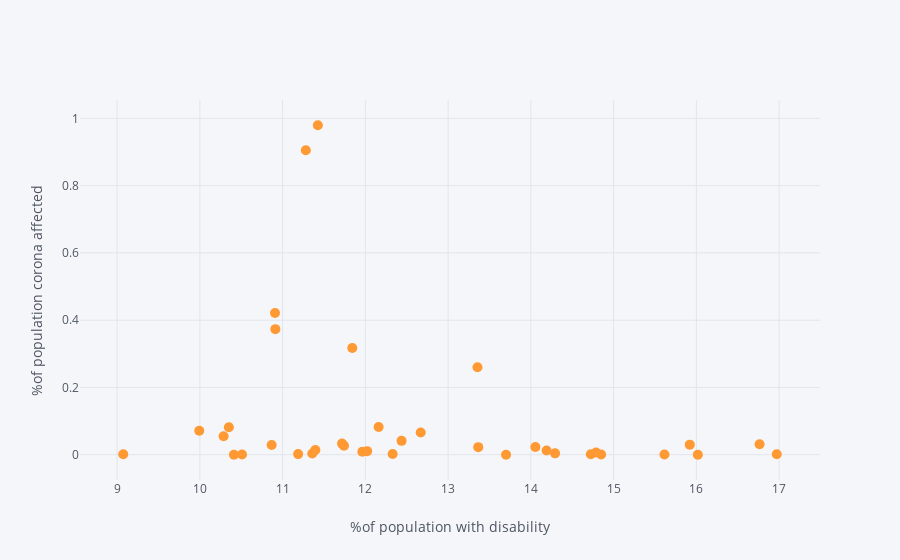

Here is the notebook cell this chart was saved with:
### Markdown cell above
# PLOTS with No. of Corona Cases as Y-axis

### Code cell
final_table.iplot(kind='scatter',x='%of population with disability',y='%of population corona affected',mode='markers',size=10,xTitle="%of population with disability",yTitle="%of population corona affected")

### Figure 1 — Plotly figure (JSON) as saved in the notebook; plotly's stock layout.template omitted (floating-point values rounded to 4 significant figures)
{"data": [{"line": {"color": "rgba(255, 153, 51, 1.0)", "dash": "solid", "shape": "linear", "width": 1.3}, "marker": {"size": 10, "symbol": "circle"}, "mode": "markers", "name": "%of population corona affected", "text": "", "type": "scatter", "uid": "06f5984e-617a-4395-a559-f8e221994128", "x": [15.92, 11.74, 12.16, 16.76, 10.35, 9.992, 10.91, 11.84, 11.28, 12.67, 11.72, 10.87, 12.44, 10.91, 13.36, 11.36, 16.97, 14.72, 15.61, 11.4, 14.05, 10.51, 16.02, 14.19, 11.19, 11.96, 12.33, 10.29, 14.85, 11.43, 10.41, 13.7, 13.36, 14.79, 9.074, 14.29, 12.02], "y": [0.03006, 0.02666, 0.08227, 0.03118, 0.08164, 0.07151, 0.3734, 0.3174, 0.9053, 0.06596, 0.03312, 0.02896, 0.04135, 0.4213, 0.02267, 0.00393, 0.001723, 0.001377, 0.0008927, 0.01423, 0.02307, 0.0006029, 0.0002016, 0.01276, 0.001913, 0.008733, 0.002353, 0.05478, 0.0005246, 0.9795, 0.0001312, 8.555e-06, 0.2601, 0.006472, 0.001372, 0.004167, 0.0107]}], "layout": {"legend": {"bgcolor": "#F5F6F9", "font": {"color": "#4D5663"}}, "paper_bgcolor": "#F5F6F9", "plot_bgcolor": "#F5F6F9", "title": {"font": {"color": "#4D5663"}}, "xaxis": {"gridcolor": "#E1E5ED", "showgrid": true, "tickfont": {"color": "#4D5663"}, "title": {"font": {"color": "#4D5663"}, "text": "%of population with disability"}, "zerolinecolor": "#E1E5ED"}, "yaxis": {"gridcolor": "#E1E5ED", "showgrid": true, "tickfont": {"color": "#4D5663"}, "title": {"font": {"color": "#4D5663"}, "text": "%of population corona affected"}, "zerolinecolor": "#E1E5ED"}}}
